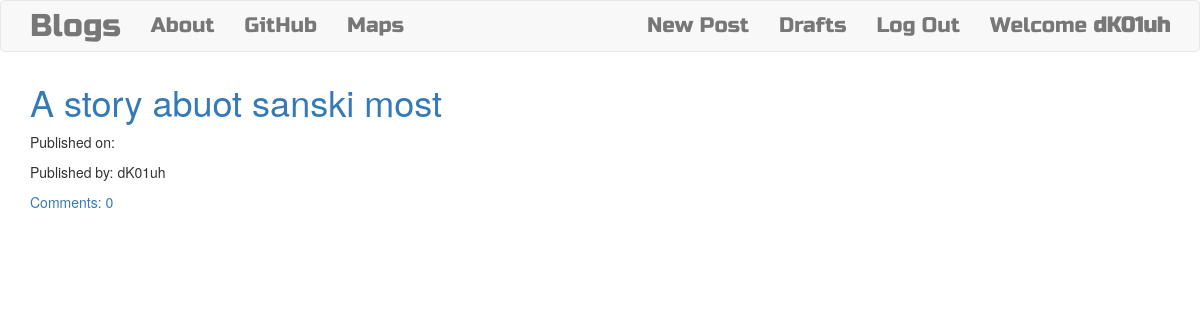
/drafts (signed in), run on the app's committed database.
### blog/models.py (models this page shows, shortened)
class Post(models.Model):
    author = models.ForeignKey('auth.User', on_delete=models.CASCADE) # this is not gonna be the usual case when dealing with apps which have multiuser .../ connected to a super user on the web site
    title = models.CharField(max_length=200)
    text = models.TextField()
    create_date = models.DateTimeField(default=timezone.now)
    published_date = models.DateTimeField(blank=True, null=True)
    def approve_comments(self):
        return self.comments.filter(approved_comment=True)

### blog/views.py (the view)
# urls.py: path('drafts', views.DraftListView.as_view(), name='post_draft_list'),
class DraftListView(ListView, LoginRequiredMixin):
    login_url = '/login/'
    redirect_field_name = 'blog/post_list.html'
    model = Post
    def get_queryset(self):
        return Post.objects.filter(published_date__isnull=True).order_by('-create_date')

### blog/templates/blog/post_list.html
{% extends "blog/base.html" %}
{% block content %}
    <div class="centerstage">
        {% for post in post_list %}
            <div class="post">
                <h1><a href="{% url 'post_detail' pk=post.pk %}">{{ post.title }}</a></h1>
                <div class="date">
                    <p>Published on: {{ post.published_date|date:"D M Y" }}</p>
                    <p>Published by: {{ post.author }}</p>
                </div>
                <a href="{% url 'post_detail' pk=post.pk %}">Comments: {{post.approve_comments.count}}</a>
            </div>
        {% endfor %}
    </div>
{% endblock %}

### blog/templates/blog/base.html (shortened to what this page needs)
<!DOCTYPE html>
{% load static %}
    <html lang="en">
    <head>
        <link rel="stylesheet" href="https://maxcdn.bootstrapcdn.com/bootstrap/3.3.7/css/bootstrap.min.css">        <title>Document</title>
        <link rel="stylesheet" href="//cdn.jsdelivr.net/npm/medium-editor@latest/dist/css/medium-editor.min.css" type="text/css" media="screen" charset="utf-8">
        <link rel="stylesheet" href="{% static 'css/blog.css' %}">
    </head>
    <body class="loader">
        <nav class="navbar navbar-default techfont custom-navbar">
            <div class="container">
                <ul class="nav navbar-nav">
                    <li><a class="navbar-brand bigbrand" href="{% url 'post_list' %}">Blogs</a></li>
                    <li><a href="{% url 'about' %}">About</a></li>
                    <li><a href="https://www.github.com" target="_blank">GitHub</a></li>
                    <li><a href="https://www.googlemaps.com " target="_blank">Maps</a></li>
                </ul>
                <ul class="nav navbar-nav navbar-right">
                    {% if user.is_authenticated %}
                        <li><a href="{% url 'post_new' %}">New Post</a></li>
                        <li><a href="{% url 'post_draft_list' %}">Drafts</a></li>
                        <li><a href="{% url 'logout' %}">Log Out</a></li>
                        <li><a>Welcome <strong>{{user.username}}</strong></a></li>
                    {% else %}
                        <li><a href="{% url 'login' %}">Login <span class="glyphicon glyphicon-user"></span></a></li>
                        <li><a href="{% url 'signup' %}">Sign Up <span class="glyphicon glyphicon-barcode"></span></a></li>
                    {% endif %}
                </ul>
            </div>
        </nav>
        <div class="content container">
            <div class="row">
                <div class="col-md-8">
                    <div class="blog_posts">
                        {% block content %}
                        {% endblock %}
                    </div>
                </div>
            </div>
        </div>
    </body>
</html>

### blog/static/css/blog.css (style rules this page uses)
.techfont { font-family: 'Russo One', sans-serif; font-size: 1.5em; margin-bottom: 10px; }
.bigbrand { font-size: 1.5em; }
.centerstage { margin-left: auto; margin-right: auto; }
.loader { filter:hue-rotate(0deg); color:linear-gradient(45deg,#0f8,#08f); animation:hue 10000ms infinite linear; }

### data on the page
Post: title "A story abuot sanski most", author "dK01uh", approve_comments.count "0"

### other printed values
{{ user.username }} "dK01uh"
